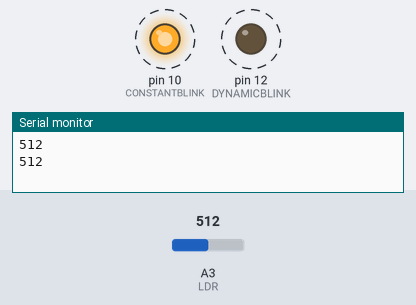
Simulated run of this sketch. Board: Arduino Uno, built with avr-gcc and run on an emulated ATmega328P. Shown: output pins drawn as LEDs (lit = HIGH), the last lines printed to the serial monitor. Dashed ring = blinking. The test bench sets the inputs (shaded band); at power-on: A3 (LDR) = 512.

Above: at 1.8 s.
1.9 s: A3 (LDR) set to 0
At 2.5 s:
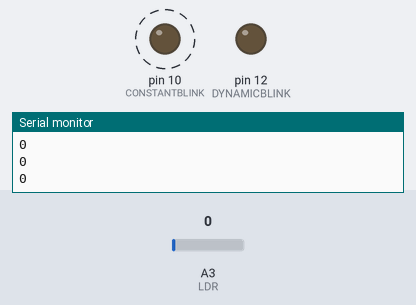
6.0 s: A3 (LDR) set to 122
At 7.28 s:
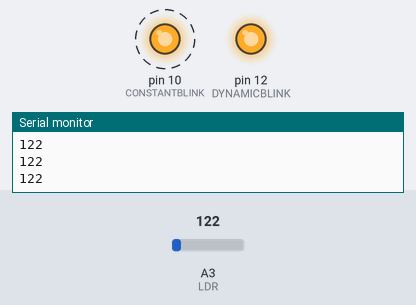
Timing chart, 0 to 15.5 s (numbered marks = the images above; inputs shaded):
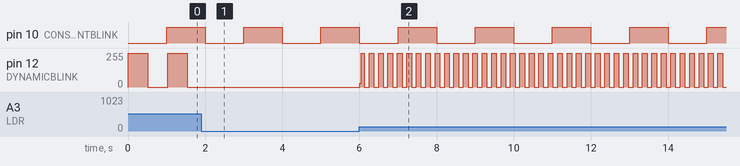

The sketch:

A5_5.1_b.ino
```cpp
#include <TimerOne.h>

// LED Pin 10 --> Periodendauer von 1s blinken, interrupt funktion
 // LED Pin 12 --> Periodendauer abhängig von LDR an Pin A3, mit delay statt mit millis
 // LDR: Wert von AD Wandler *2 --> Millisekunden (Bsp.: 748 gemessen, LED: 748ms an, 748ms aus)

const int CONSTANTBLINK = 10; // konstant blinkende LED (pink)
const int DYNAMICBLINK = 12; // LDR abhängige LED
const int LDR = A3; // Input für LDR wert

void ISR_constantLEDblink(){                                                         // Interruptserviceroutine wird vom interrupt controller aufgerufen
  digitalWrite(CONSTANTBLINK, !digitalRead(CONSTANTBLINK));                 // LED toggel
}

void setup() {

  // Input/Output
  pinMode(LDR, INPUT);
  pinMode(CONSTANTBLINK, OUTPUT);
  pinMode(DYNAMICBLINK, OUTPUT);

  // turn Serialterminal on
  Serial.begin(9600);

  // Interrupt setting
  Timer1.initialize (1000000); // Timer 1 für 1s Verzögerung initialisieren
  Timer1.attachInterrupt (ISR_constantLEDblink); // Interrupt-Funktion für das Blinken festlegen
}


void loop() {

  // LDR abhängige LED
  int ldrWert = analogRead(LDR);                                            // speichert analogwert von LDR
  Serial.println(ldrWert, DEC);                                             // ausgabe LDR Wert (sanity check purpose)
  digitalWrite(DYNAMICBLINK, !digitalRead(DYNAMICBLINK));
  delay(ldrWert);
  digitalWrite(DYNAMICBLINK, !digitalRead(DYNAMICBLINK));
  delay(ldrWert);
}
```

Measured:
- after the input at 1.9 s, pin 12 (DYNAMICBLINK): stops changing and stays 0/255
- after the input at 6.0 s, pin 12 (DYNAMICBLINK): 0/255 → 28/255 at once, then moves between 0/255 and 255/255, repeating every 0.24 s
- by itself, pin 10 (CONSTANTBLINK): alternates HIGH for 1.0 s and LOW for 1.0 s
- by itself, pin 12 (DYNAMICBLINK): alternates 255/255 for 0.51 s and 0/255 for 0.51 s
